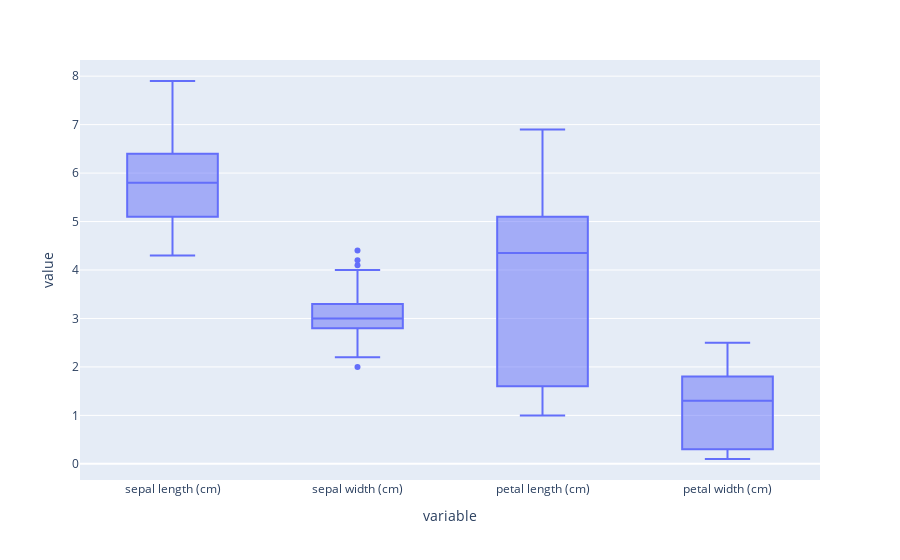

The cell this chart's notebook holds for it:
### Code cell
#2. Plotly express를 이용해서 네 개의 특성을 한 그래프에 boxplot으로 그린 결과를 캡쳐해서 올려주세요

fig = px.box(iris_df.iloc[:,:4])
fig.show()

### Figure 1 — Plotly figure (JSON) as saved in the notebook; plotly's stock layout.template omitted (floating-point values rounded to 4 significant figures; data arrays with more than 128 entries replaced by an {"elided": "..."} marker saying what was removed)
{"data": [{"alignmentgroup": "True", "hovertemplate": "variable=%{x}<br>value=%{y}<extra></extra>", "legendgroup": "", "marker": {"color": "#636efa"}, "name": "", "notched": false, "offsetgroup": "", "orientation": "v", "showlegend": false, "type": "box", "x": {"elided": "600 str values"}, "x0": " ", "xaxis": "x", "y": {"elided": "600 float values"}, "y0": " ", "yaxis": "y"}], "layout": {"boxmode": "group", "legend": {"tracegroupgap": 0}, "margin": {"t": 60}, "xaxis": {"anchor": "y", "domain": [0, 1], "title": {"text": "variable"}}, "yaxis": {"anchor": "x", "domain": [0, 1], "title": {"text": "value"}}}}
